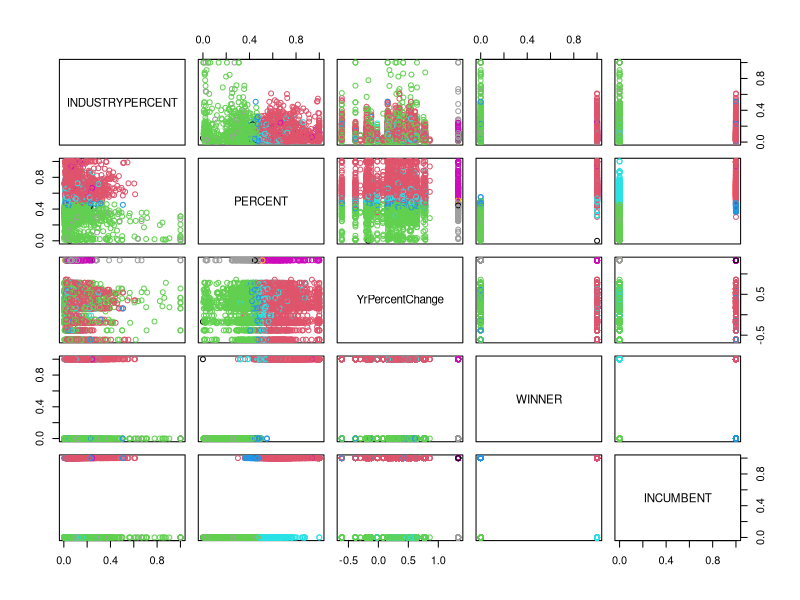
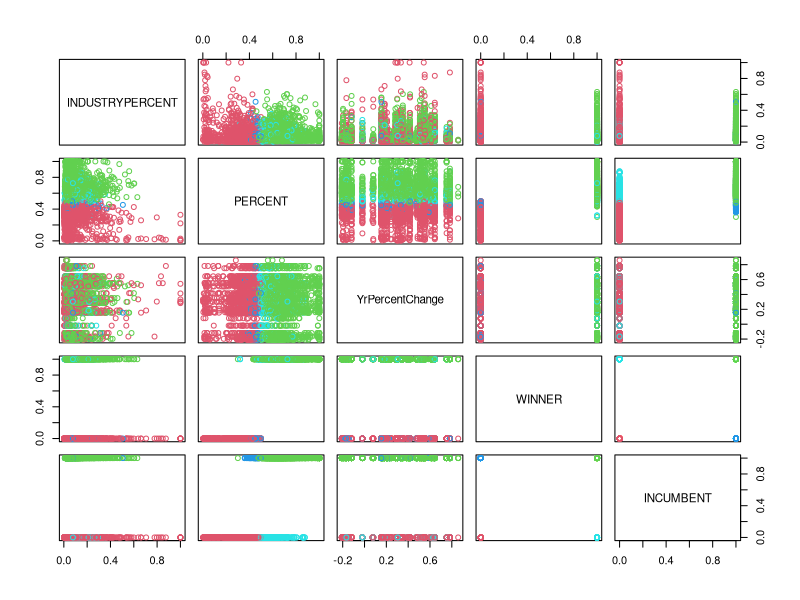

These charts were generated, in order, by the following R code:
## for dbscan, we focused on percentages and looked at stock data as well

library(dbscan)
setwd("~/Documents/Analytics 501 Fall 2015/50-percent-Chance-of-Awesome/part2_exploratory_analysis/")
dataset = read.csv("PoldataSPIndustriesStockData.csv")
dataset = dataset[, mapply(is.numeric, dataset)]
dataset = dataset[complete.cases(dataset),]
dataset = dataset[sample(nrow(dataset), 5000), c("INDUSTRYPERCENT", "PERCENT", "YrPercentChange", "WINNER", "INCUMBENT")]

db = dbscan(dataset, eps=.4, minPts=5)
db
summary(db)
png("Clustering/db scan cluster no outliers.png")
plot(dataset, col=db$cluster+1L)
dev.off()

dataset = read.csv("PoldataSPIndustriesStockData no outliers.csv")
dataset = dataset[, mapply(is.numeric, dataset)]
dataset = dataset[complete.cases(dataset),]
dataset = dataset[sample(nrow(dataset), 5000), c("INDUSTRYPERCENT", "PERCENT", "YrPercentChange", "WINNER", "INCUMBENT")]

db = dbscan(dataset, eps=.4, minPts=5)
db
summary(db)
png("Clustering/db scan cluster with outliers.png")
plot(dataset, col=db$cluster+1L)
dev.off()
